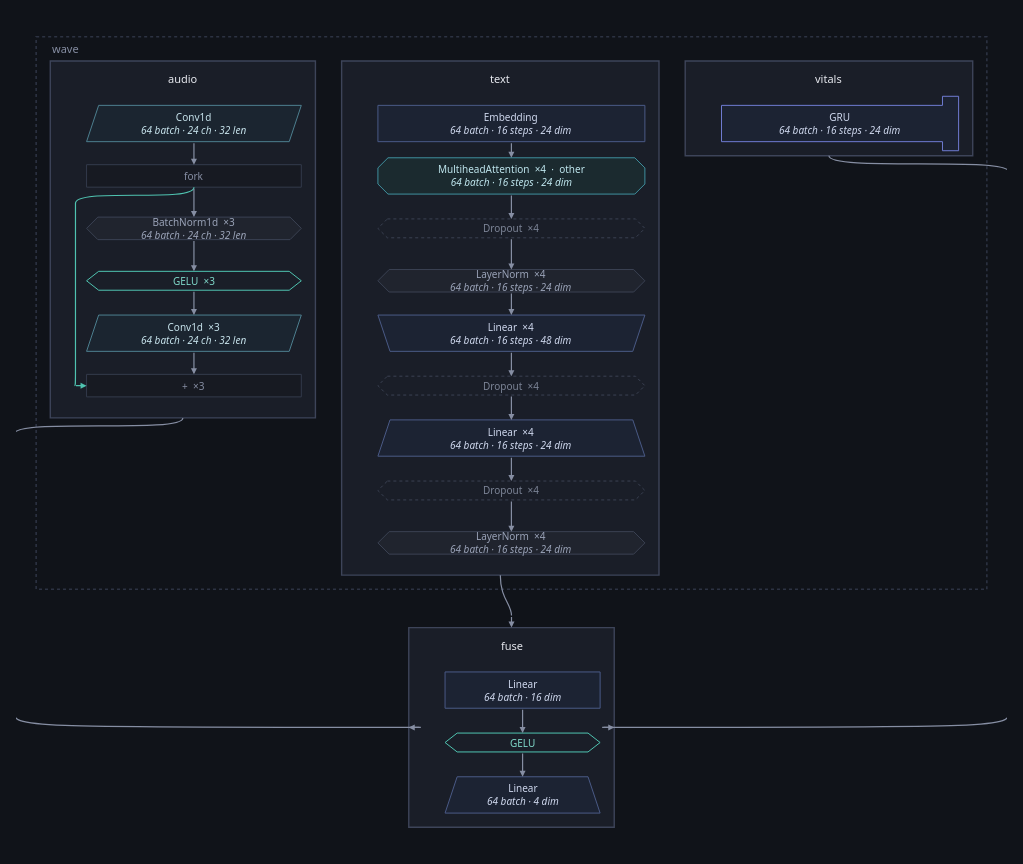

This figure's notebook cell:
### Markdown cell above
### Opening a composite

A `TransformerEncoderLayer` is one box because read as its fourteen leaves it
is fourteen things. When the inside of one **is** the question, `depth=` opens
it — and `depth` counts composites opened rather than names, because that
layer sits three names deep inside a `TransformerEncoder` and asking for one
level of detail should not have to know that.

### Code cell
healthy.figure(inside=architecture(healthy, ONE, depth=1))

### Figure 1 — Plotly figure (JSON) as saved in the notebook; plotly's stock layout.template omitted (floating-point values rounded to 4 significant figures)
{"data": [{"hoverinfo": "text", "hovertext": ["<b>audio</b><br>class: Audio<br>device: cpu", "<b>text</b><br>class: Text<br>device: cpu", "<b>vitals</b><br>class: Vitals<br>device: cpu", "<b>fuse</b><br>class: Fuse<br>device: cpu"], "marker": {"opacity": 0, "size": 1}, "mode": "markers", "showlegend": false, "type": "scatter", "x": [145.5, 460.4, 786.4, 471.5], "y": [201.0, 279.0, 71.0, 685.0]}], "layout": {"annotations": [{"align": "left", "font": {"color": "#868ea3", "family": "system-ui, -apple-system, Segoe UI, Roboto, sans-serif", "size": 11}, "showarrow": false, "text": "wave", "x": 14.0, "xanchor": "left", "y": 12.0, "yanchor": "middle"}, {"align": "center", "font": {"color": "#e7e9ef", "family": "system-ui, -apple-system, Segoe UI, Roboto, sans-serif", "size": 11}, "showarrow": false, "text": "audio", "x": 145.5, "xanchor": "center", "y": 41.5, "yanchor": "middle"}, {"align": "center", "font": {"color": "#c7e3ec", "family": "system-ui, -apple-system, Segoe UI, Roboto, sans-serif", "size": 10}, "showarrow": false, "text": "Conv1d<br><i>64 batch · 24 ch · 32 len</i>", "x": 156.5, "xanchor": "center", "y": 86.0, "yanchor": "middle"}, {"align": "center", "font": {"color": "#868ea3", "family": "system-ui, -apple-system, Segoe UI, Roboto, sans-serif", "size": 10}, "showarrow": false, "text": "fork", "x": 156.5, "xanchor": "center", "y": 138.0, "yanchor": "middle"}, {"align": "center", "font": {"color": "#9aa3b8", "family": "system-ui, -apple-system, Segoe UI, Roboto, sans-serif", "size": 10}, "showarrow": false, "text": "BatchNorm1d  ×3<br><i>64 batch · 24 ch · 32 len</i>", "x": 156.5, "xanchor": "center", "y": 190.0, "yanchor": "middle"}, {"align": "center", "font": {"color": "#7fd8c9", "family": "system-ui, -apple-system, Segoe UI, Roboto, sans-serif", "size": 10}, "showarrow": false, "text": "GELU  ×3", "x": 156.5, "xanchor": "center", "y": 242.0, "yanchor": "middle"}, {"align": "center", "font": {"color": "#c7e3ec", "family": "system-ui, -apple-system, Segoe UI, Roboto, sans-serif", "size": 10}, "showarrow": false, "text": "Conv1d  ×3<br><i>64 batch · 24 ch · 32 len</i>", "x": 156.5, "xanchor": "center", "y": 294.0, "yanchor": "middle"}, {"align": "center", "font": {"color": "#868ea3", "family": "system-ui, -apple-system, Segoe UI, Roboto, sans-serif", "size": 10}, "showarrow": false, "text": "+  ×3", "x": 156.5, "xanchor": "center", "y": 346.0, "yanchor": "middle"}, {"align": "center", "font": {"color": "#e7e9ef", "family": "system-ui, -apple-system, Segoe UI, Roboto, sans-serif", "size": 11}, "showarrow": false, "text": "text", "x": 460.4, "xanchor": "center", "y": 41.5, "yanchor": "middle"}, {"align": "center", "font": {"color": "#cfd8ee", "family": "system-ui, -apple-system, Segoe UI, Roboto, sans-serif", "size": 10}, "showarrow": false, "text": "Embedding<br><i>64 batch · 16 steps · 24 dim</i>", "x": 471.4, "xanchor": "center", "y": 86.0, "yanchor": "middle"}, {"align": "center", "font": {"color": "#bfe6ee", "family": "system-ui, -apple-system, Segoe UI, Roboto, sans-serif", "size": 10}, "showarrow": false, "text": "MultiheadAttention  ×4  ·  other<br><i>64 batch · 16 steps · 24 dim</i>", "x": 471.4, "xanchor": "center", "y": 138.0, "yanchor": "middle"}, {"align": "center", "font": {"color": "#7c8496", "family": "system-ui, -apple-system, Segoe UI, Roboto, sans-serif", "size": 10}, "showarrow": false, "text": "Dropout  ×4", "x": 471.4, "xanchor": "center", "y": 190.0, "yanchor": "middle"}, {"align": "center", "font": {"color": "#9aa3b8", "family": "system-ui, -apple-system, Segoe UI, Roboto, sans-serif", "size": 10}, "showarrow": false, "text": "LayerNorm  ×4<br><i>64 batch · 16 steps · 24 dim</i>", "x": 471.4, "xanchor": "center", "y": 242.0, "yanchor": "middle"}, {"align": "center", "font": {"color": "#cfd8ee", "family": "system-ui, -apple-system, Segoe UI, Roboto, sans-serif", "size": 10}, "showarrow": false, "text": "Linear  ×4<br><i>64 batch · 16 steps · 48 dim</i>", "x": 471.4, "xanchor": "center", "y": 294.0, "yanchor": "middle"}, {"align": "center", "font": {"color": "#7c8496", "family": "system-ui, -apple-system, Segoe UI, Roboto, sans-serif", "size": 10}, "showarrow": false, "text": "Dropout  ×4", "x": 471.4, "xanchor": "center", "y": 346.0, "yanchor": "middle"}, {"align": "center", "font": {"color": "#cfd8ee", "family": "system-ui, -apple-system, Segoe UI, Roboto, sans-serif", "size": 10}, "showarrow": false, "text": "Linear  ×4<br><i>64 batch · 16 steps · 24 dim</i>", "x": 471.4, "xanchor": "center", "y": 398.0, "yanchor": "middle"}, {"align": "center", "font": {"color": "#7c8496", "family": "system-ui, -apple-system, Segoe UI, Roboto, sans-serif", "size": 10}, "showarrow": false, "text": "Dropout  ×4", "x": 471.4, "xanchor": "center", "y": 450.0, "yanchor": "middle"}, {"align": "center", "font": {"color": "#9aa3b8", "family": "system-ui, -apple-system, Segoe UI, Roboto, sans-serif", "size": 10}, "showarrow": false, "text": "LayerNorm  ×4<br><i>64 batch · 16 steps · 24 dim</i>", "x": 471.4, "xanchor": "center", "y": 502.0, "yanchor": "middle"}, {"align": "center", "font": {"color": "#e7e9ef", "family": "system-ui, -apple-system, Segoe UI, Roboto, sans-serif", "size": 11}, "showarrow": false, "text": "vitals", "x": 786.4, "xanchor": "center", "y": 41.5, "yanchor": "middle"}, {"align": "center", "font": {"color": "#cfd8ee", "family": "system-ui, -apple-system, Segoe UI, Roboto, sans-serif", "size": 10}, "showarrow": false, "text": "GRU<br><i>64 batch · 16 steps · 24 dim</i>", "x": 797.4, "xanchor": "center", "y": 86.0, "yanchor": "middle"}, {"align": "center", "font": {"color": "#e7e9ef", "family": "system-ui, -apple-system, Segoe UI, Roboto, sans-serif", "size": 11}, "showarrow": false, "text": "fuse", "x": 471.5, "xanchor": "center", "y": 603.5, "yanchor": "middle"}, {"align": "center", "font": {"color": "#cfd8ee", "family": "system-ui, -apple-system, Segoe UI, Roboto, sans-serif", "size": 10}, "showarrow": false, "text": "Linear<br><i>64 batch · 16 dim</i>", "x": 482.5, "xanchor": "center", "y": 648.0, "yanchor": "middle"}, {"align": "center", "font": {"color": "#7fd8c9", "family": "system-ui, -apple-system, Segoe UI, Roboto, sans-serif", "size": 10}, "showarrow": false, "text": "GELU", "x": 482.5, "xanchor": "center", "y": 700.0, "yanchor": "middle"}, {"align": "center", "font": {"color": "#cfd8ee", "family": "system-ui, -apple-system, Segoe UI, Roboto, sans-serif", "size": 10}, "showarrow": false, "text": "Linear<br><i>64 batch · 4 dim</i>", "x": 482.5, "xanchor": "center", "y": 752.0, "yanchor": "middle"}, {"arrowcolor": "#868ea3", "arrowhead": 2, "arrowsize": 1, "arrowwidth": 1.2, "ax": 156.5, "axref": "x", "ay": 149.2, "ayref": "y", "showarrow": true, "text": "", "x": 156.5, "xref": "x", "y": 178.8, "yref": "y"}, {"arrowcolor": "#868ea3", "arrowhead": 2, "arrowsize": 1, "arrowwidth": 1.2, "ax": 156.5, "axref": "x", "ay": 201.2, "ayref": "y", "showarrow": true, "text": "", "x": 156.5, "xref": "x", "y": 232.6, "yref": "y"}, {"arrowcolor": "#868ea3", "arrowhead": 2, "arrowsize": 1, "arrowwidth": 1.2, "ax": 156.5, "axref": "x", "ay": 251.4, "ayref": "y", "showarrow": true, "text": "", "x": 156.5, "xref": "x", "y": 276.0, "yref": "y"}, {"arrowcolor": "#4fc3b0", "arrowhead": 2, "arrowsize": 1, "arrowwidth": 1.2, "ax": 38.0, "axref": "x", "ay": 346.0, "ayref": "y", "showarrow": true, "text": "", "x": 50.0, "xref": "x", "y": 346.0, "yref": "y"}, {"arrowcolor": "#868ea3", "arrowhead": 2, "arrowsize": 1, "arrowwidth": 1.2, "ax": 156.5, "axref": "x", "ay": 312.0, "ayref": "y", "showarrow": true, "text": "", "x": 156.5, "xref": "x", "y": 334.8, "yref": "y"}, {"arrowcolor": "#868ea3", "arrowhead": 2, "arrowsize": 1, "arrowwidth": 1.2, "ax": 156.5, "axref": "x", "ay": 104.0, "ayref": "y", "showarrow": true, "text": "", "x": 156.5, "xref": "x", "y": 126.8, "yref": "y"}, {"arrowcolor": "#868ea3", "arrowhead": 2, "arrowsize": 1, "arrowwidth": 1.2, "ax": 471.4, "axref": "x", "ay": 104.0, "ayref": "y", "showarrow": true, "text": "", "x": 471.4, "xref": "x", "y": 120.0, "yref": "y"}, {"arrowcolor": "#868ea3", "arrowhead": 2, "arrowsize": 1, "arrowwidth": 1.2, "ax": 471.4, "axref": "x", "ay": 156.0, "ayref": "y", "showarrow": true, "text": "", "x": 471.4, "xref": "x", "y": 180.6, "yref": "y"}, {"arrowcolor": "#868ea3", "arrowhead": 2, "arrowsize": 1, "arrowwidth": 1.2, "ax": 471.4, "axref": "x", "ay": 199.4, "ayref": "y", "showarrow": true, "text": "", "x": 471.4, "xref": "x", "y": 230.8, "yref": "y"}, {"arrowcolor": "#868ea3", "arrowhead": 2, "arrowsize": 1, "arrowwidth": 1.2, "ax": 471.4, "axref": "x", "ay": 253.2, "ayref": "y", "showarrow": true, "text": "", "x": 471.4, "xref": "x", "y": 276.0, "yref": "y"}, {"arrowcolor": "#868ea3", "arrowhead": 2, "arrowsize": 1, "arrowwidth": 1.2, "ax": 471.4, "axref": "x", "ay": 312.0, "ayref": "y", "showarrow": true, "text": "", "x": 471.4, "xref": "x", "y": 336.6, "yref": "y"}, {"arrowcolor": "#868ea3", "arrowhead": 2, "arrowsize": 1, "arrowwidth": 1.2, "ax": 471.4, "axref": "x", "ay": 355.4, "ayref": "y", "showarrow": true, "text": "", "x": 471.4, "xref": "x", "y": 380.0, "yref": "y"}, {"arrowcolor": "#868ea3", "arrowhead": 2, "arrowsize": 1, "arrowwidth": 1.2, "ax": 471.4, "axref": "x", "ay": 416.0, "ayref": "y", "showarrow": true, "text": "", "x": 471.4, "xref": "x", "y": 440.6, "yref": "y"}, {"arrowcolor": "#868ea3", "arrowhead": 2, "arrowsize": 1, "arrowwidth": 1.2, "ax": 471.4, "axref": "x", "ay": 459.4, "ayref": "y", "showarrow": true, "text": "", "x": 471.4, "xref": "x", "y": 490.8, "yref": "y"}, {"arrowcolor": "#868ea3", "arrowhead": 2, "arrowsize": 1, "arrowwidth": 1.2, "ax": 482.5, "axref": "x", "ay": 666.0, "ayref": "y", "showarrow": true, "text": "", "x": 482.5, "xref": "x", "y": 690.6, "yref": "y"}, {"arrowcolor": "#868ea3", "arrowhead": 2, "arrowsize": 1, "arrowwidth": 1.2, "ax": 482.5, "axref": "x", "ay": 709.4, "ayref": "y", "showarrow": true, "text": "", "x": 482.5, "xref": "x", "y": 734.0, "yref": "y"}, {"arrowcolor": "#868ea3", "arrowhead": 2, "arrowsize": 1, "arrowwidth": 1.2, "ax": 381.6, "axref": "x", "ay": 685.0, "ayref": "y", "showarrow": true, "text": "", "x": 369.6, "xref": "x", "y": 685.0, "yref": "y"}, {"arrowcolor": "#868ea3", "arrowhead": 2, "arrowsize": 1, "arrowwidth": 1.2, "ax": 471.5, "axref": "x", "ay": 574.0, "ayref": "y", "showarrow": true, "text": "", "x": 471.5, "xref": "x", "y": 586.0, "yref": "y"}, {"arrowcolor": "#868ea3", "arrowhead": 2, "arrowsize": 1, "arrowwidth": 1.2, "ax": 561.4, "axref": "x", "ay": 685.0, "ayref": "y", "showarrow": true, "text": "", "x": 573.4, "xref": "x", "y": 685.0, "yref": "y"}], "font": {"color": "#e7e9ef", "family": "system-ui, -apple-system, Segoe UI, Roboto, sans-serif", "size": 12}, "height": 864.0, "hoverlabel": {"align": "left", "bgcolor": "#1a1e28", "bordercolor": "#2c3242", "font": {"color": "#e7e9ef", "family": "system-ui, -apple-system, Segoe UI, Roboto, sans-serif"}}, "legend": {"bgcolor": "rgba(0,0,0,0)", "font": {"color": "#868ea3"}, "orientation": "h", "x": 1, "xanchor": "right", "y": 1.02, "yanchor": "bottom"}, "margin": {"b": 16, "l": 16, "r": 16, "t": 16}, "paper_bgcolor": "#101319", "plot_bgcolor": "#101319", "shapes": [{"fillcolor": "rgba(0,0,0,0)", "layer": "below", "line": {"color": "#2c3242", "dash": "dot", "width": 1.6}, "type": "rect", "x0": 0.0, "x1": 943.0, "y0": 0.0, "y1": 548.0}, {"fillcolor": "#1a1e28", "layer": "below", "line": {"color": "#3d4459", "width": 1.4}, "type": "rect", "x0": 14.0, "x1": 277.0, "y0": 24.0, "y1": 378.0}, {"fillcolor": "#1b2530", "layer": "below", "line": {"color": "#4d7f8f", "width": 1.0}, "path": "M 62.0,68.0 L 263.0,68.0 L 251.0,104.0 L 50.0,104.0 Z", "type": "path", "xref": "x", "yref": "y"}, {"fillcolor": "#171a22", "layer": "below", "line": {"color": "#333a4b", "width": 1.0}, "path": "M 50.0,126.84 L 263.0,126.84 L 263.0,149.16 L 50.0,149.16 Z", "type": "path", "xref": "x", "yref": "y"}, {"fillcolor": "#20242e", "layer": "below", "line": {"color": "#3a4152", "width": 1.0}, "path": "M 61.16,178.84 L 251.84,178.84 L 263.0,190.0 L 251.84,201.16 L 61.16,201.16 L 50.0,190.0 Z", "type": "path", "xref": "x", "yref": "y"}, {"fillcolor": "rgba(0,0,0,0)", "layer": "below", "line": {"color": "#4fc3b0", "width": 1.0}, "path": "M 50.0,242.0 L 62.0,232.64 L 251.0,232.64 L 263.0,242.0 L 251.0,251.35999999999999 L 62.0,251.35999999999999 Z", "type": "path", "xref": "x", "yref": "y"}, {"fillcolor": "#1b2530", "layer": "below", "line": {"color": "#4d7f8f", "width": 1.0}, "path": "M 62.0,276.0 L 263.0,276.0 L 251.0,312.0 L 50.0,312.0 Z", "type": "path", "xref": "x", "yref": "y"}, {"fillcolor": "#171a22", "layer": "below", "line": {"color": "#333a4b", "width": 1.0}, "path": "M 50.0,334.84 L 263.0,334.84 L 263.0,357.15999999999997 L 50.0,357.15999999999997 Z", "type": "path", "xref": "x", "yref": "y"}, {"fillcolor": "#1a1e28", "layer": "below", "line": {"color": "#3d4459", "width": 1.4}, "type": "rect", "x0": 303.0, "x1": 617.8, "y0": 24.0, "y1": 534.0}, {"fillcolor": "#1c2333", "layer": "below", "line": {"color": "#4a5a86", "width": 1.0}, "path": "M 339.0,68.0 L 603.8,68.0 L 603.8,104.0 L 339.0,104.0 Z", "type": "path", "xref": "x", "yref": "y"}, {"fillcolor": "#1b2a2f", "layer": "below", "line": {"color": "#3f8f9d", "width": 1.0}, "path": "M 349.0,120.0 L 593.8,120.0 L 603.8,130.0 L 603.8,146.0 L 593.8,156.0 L 349.0,156.0 L 339.0,146.0 L 339.0,130.0 Z", "type": "path", "xref": "x", "yref": "y"}, {"fillcolor": "rgba(0,0,0,0)", "layer": "below", "line": {"color": "#3a4152", "dash": "dot", "width": 1.0}, "path": "M 348.36,180.64 L 594.4399999999999,180.64 L 603.8,190.0 L 594.4399999999999,199.35999999999999 L 348.36,199.35999999999999 L 339.0,190.0 Z", "type": "path", "xref": "x", "yref": "y"}, {"fillcolor": "#20242e", "layer": "below", "line": {"color": "#3a4152", "width": 1.0}, "path": "M 350.16,230.84 L 592.64,230.84 L 603.8,242.0 L 592.64,253.16 L 350.16,253.16 L 339.0,242.0 Z", "type": "path", "xref": "x", "yref": "y"}, {"fillcolor": "#1c2333", "layer": "below", "line": {"color": "#4a5a86", "width": 1.0}, "path": "M 339.0,276.0 L 603.8,276.0 L 591.8,312.0 L 351.0,312.0 Z", "type": "path", "xref": "x", "yref": "y"}, {"fillcolor": "rgba(0,0,0,0)", "layer": "below", "line": {"color": "#3a4152", "dash": "dot", "width": 1.0}, "path": "M 348.36,336.64 L 594.4399999999999,336.64 L 603.8,346.0 L 594.4399999999999,355.36 L 348.36,355.36 L 339.0,346.0 Z", "type": "path", "xref": "x", "yref": "y"}, {"fillcolor": "#1c2333", "layer": "below", "line": {"color": "#4a5a86", "width": 1.0}, "path": "M 351.0,380.0 L 591.8,380.0 L 603.8,416.0 L 339.0,416.0 Z", "type": "path", "xref": "x", "yref": "y"}, {"fillcolor": "rgba(0,0,0,0)", "layer": "below", "line": {"color": "#3a4152", "dash": "dot", "width": 1.0}, "path": "M 348.36,440.64 L 594.4399999999999,440.64 L 603.8,450.0 L 594.4399999999999,459.36 L 348.36,459.36 L 339.0,450.0 Z", "type": "path", "xref": "x", "yref": "y"}, {"fillcolor": "#20242e", "layer": "below", "line": {"color": "#3a4152", "width": 1.0}, "path": "M 350.16,490.84 L 592.64,490.84 L 603.8,502.0 L 592.64,513.16 L 350.16,513.16 L 339.0,502.0 Z", "type": "path", "xref": "x", "yref": "y"}, {"fillcolor": "#1a1e28", "layer": "below", "line": {"color": "#3d4459", "width": 1.4}, "type": "rect", "x0": 643.8, "x1": 929.0, "y0": 24.0, "y1": 118.0}, {"fillcolor": "#1c2333", "layer": "below", "line": {"color": "#6f7bd1", "width": 1.0}, "path": "M 679.8,68.0 L 899.0,68.0 L 899.0,59.0 L 915.0,59.0 L 915.0,113.0 L 899.0,113.0 L 899.0,104.0 L 679.8,104.0 Z", "type": "path", "xref": "x", "yref": "y"}, {"fillcolor": "#1a1e28", "layer": "below", "line": {"color": "#3d4459", "width": 1.4}, "type": "rect", "x0": 369.6, "x1": 573.4, "y0": 586.0, "y1": 784.0}, {"fillcolor": "#1c2333", "layer": "below", "line": {"color": "#4a5a86", "width": 1.0}, "path": "M 405.6,630.0 L 559.4000000000001,630.0 L 559.4000000000001,666.0 L 405.6,666.0 Z", "type": "path", "xref": "x", "yref": "y"}, {"fillcolor": "rgba(0,0,0,0)", "layer": "below", "line": {"color": "#4fc3b0", "width": 1.0}, "path": "M 405.6,700.0 L 417.6,690.64 L 547.4000000000001,690.64 L 559.4000000000001,700.0 L 547.4000000000001,709.36 L 417.6,709.36 Z", "type": "path", "xref": "x", "yref": "y"}, {"fillcolor": "#1c2333", "layer": "below", "line": {"color": "#4a5a86", "width": 1.0}, "path": "M 417.6,734.0 L 547.4000000000001,734.0 L 559.4000000000001,770.0 L 405.6,770.0 Z", "type": "path", "xref": "x", "yref": "y"}, {"layer": "below", "line": {"color": "#4fc3b0", "width": 1.2}, "path": "M 156.5,149.16 C 156.5,165.16 39.0,149.16 39.0,165.16 L 39.0,330.0 C 39.0,346.0 39.0,346.0 38.0,346.0", "type": "path", "xref": "x", "yref": "y"}, {"layer": "below", "line": {"color": "#868ea3", "width": 1.2}, "path": "M 145.5,378.0 C 145.5,394.0 -22.0,378.0 -22.0,394.0 L -22.0,669.0 C -22.0,685.0 -22.0,685.0 381.6,685.0", "type": "path", "xref": "x", "yref": "y"}, {"layer": "below", "line": {"color": "#868ea3", "width": 1.2}, "path": "M 460.4,534.0 C 460.4,557.4 471.5,562.6 471.5,574.0", "type": "path", "xref": "x", "yref": "y"}, {"layer": "below", "line": {"color": "#868ea3", "width": 1.2}, "path": "M 786.4,118.0 C 786.4,134.0 965.0,118.0 965.0,134.0 L 965.0,669.0 C 965.0,685.0 965.0,685.0 561.4000000000001,685.0", "type": "path", "xref": "x", "yref": "y"}], "width": 1023.0, "xaxis": {"range": [-20, 963.0], "visible": false}, "yaxis": {"range": [804.0, -20], "scaleanchor": "x", "visible": false}}}
